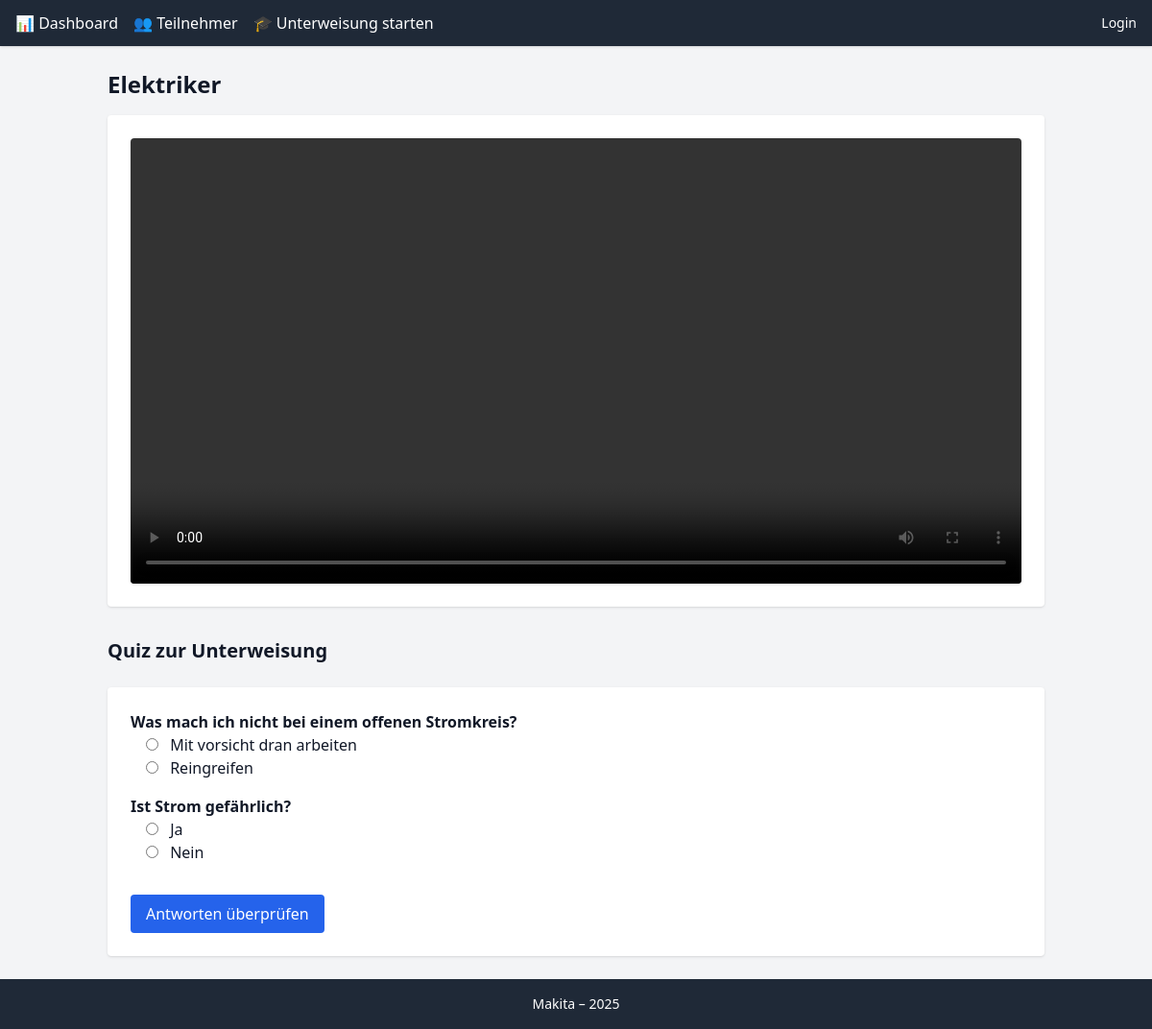
Page /unterweisung/elektriker/ on the committed database.
### unterweisungen/models.py (models this page shows, shortened)
class Unterweisungstyp(models.Model):
    name = models.CharField(max_length=100)
    slug = models.SlugField(unique=True, blank=True)
    UNTERWEISUNG_ARTEN = [
        ('video', 'Video'),
        ('text', 'Text'),
    ]
    unterweisung_art = models.CharField(max_length=10, choices=UNTERWEISUNG_ARTEN, default='video')
    video = models.FileField(upload_to='unterweisungsvideos/', blank=True, null=True)
    text_markdown = MarkdownxField(blank=True, null=True)

class QuizFrage(models.Model):
    unterweisungstyp = models.ForeignKey(Unterweisungstyp, on_delete=models.CASCADE)
    frage = models.TextField()

class QuizAntwort(models.Model):
    frage = models.ForeignKey(QuizFrage, on_delete=models.CASCADE)
    antwort_text = models.CharField(max_length=200)
    ist_richtig = models.BooleanField(default=False)

### unterweisungen/views.py (the view, shortened to what this page needs)
# urls.py: path('unterweisung/<slug:slug>/', views.start_unterweisung, name='unterweisung_start'),
def start_unterweisung(request, slug):
    unterweisung = get_object_or_404(Unterweisungstyp, slug=slug)
    fragen = QuizFrage.objects.filter(unterweisungstyp=unterweisung)
    if unterweisung.unterweisung_art == 'text':
        unterweisung.text_html = markdown.markdown(unterweisung.text_markdown or "", extensions=["extra", "sane_lists", "nl2br"])
    return render(request, 'unterweisungen/unterweisung_text.html' if unterweisung.unterweisung_art == "text" else 'unterweisungen/unterweisung_video.html', {
        "unterweisung": unterweisung,
        "fragen": fragen
    })

### unterweisungen/templates/unterweisungen/unterweisung_video.html (shortened to what this page needs)
{% extends "unterweisungen/base.html" %}
{% load static %}
{% block content %}
<h2 class="text-2xl font-bold mb-4">{{ unterweisung.name }}</h2>
{% if unterweisung.unterweisung_art == "video" %}
  <div class="bg-white p-6 rounded shadow mb-8">
    <video width="100%" controls class="rounded shadow">
      <source src="{{ unterweisung.video.url }}" type="video/mp4">
    </video>
  </div>
{% endif %}
<h3 class="text-xl font-semibold mb-4">Quiz zur Unterweisung</h3>
<form method="post" class="mt-6 bg-white p-6 rounded shadow">
  {% for frage in fragen %}
    <div class="mb-4">
      <p class="font-semibold">{{ frage.frage }}</p>
      {% for antwort in frage.quizantwort_set.all %}
        <label class="block ml-4">
          <input type="radio" name="frage_{{ frage.id }}" value="{{ antwort.id }}" class="mr-2">
          {{ antwort.antwort_text }}
        </label>
      {% endfor %}
    </div>
  {% endfor %}
  <button type="submit" class="mt-4 bg-blue-600 text-white px-4 py-2 rounded hover:bg-blue-700">
    Antworten überprüfen
  </button>
</form>
{% endblock %}

### rows in the picture
Unterweisungstyp: name "Elektriker"
QuizFrage: frage "Was mach ich nicht bei einem offenen Stromkreis?"
QuizAntwort: antwort_text "Mit vorsicht dran arbeiten"
QuizAntwort: antwort_text "Reingreifen"
QuizFrage: frage "Ist Strom gefährlich?"
QuizAntwort: antwort_text "Ja"
QuizAntwort: antwort_text "Nein"
